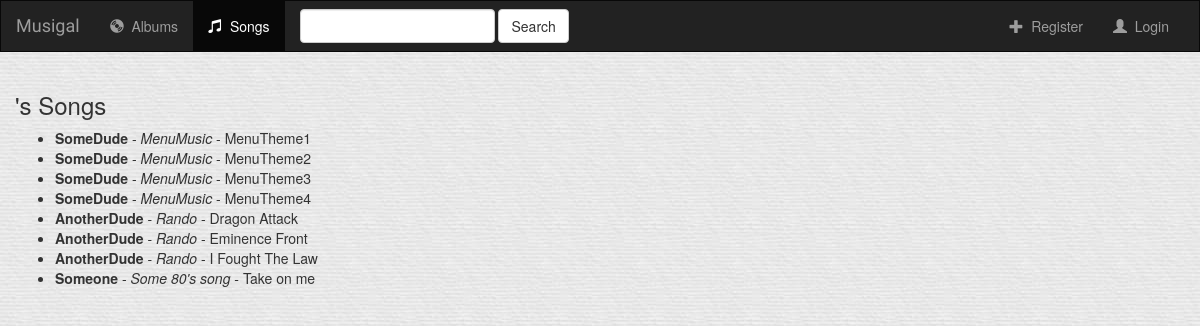
The app's page /music/songs/ with its own data.
### music/models.py (models this page shows, shortened)
class Song(models.Model):
	album = models.ForeignKey(Album, on_delete = models.CASCADE)
	title = models.CharField(max_length = 250)
	file = models.FileField(default = '')
	track_number = models.IntegerField(default = 1)
	is_favorite = models.BooleanField(default = False)

class Album(models.Model):
	artist = models.CharField(max_length = 250)
	title = models.CharField(max_length = 500)
	year = models.CharField(max_length = 4)
	logo = models.FileField()
	is_favorite = models.BooleanField(default = False)

### music/views.py (the view)
# urls.py: url(r'songs/$', views.SongListView.as_view(), name='songs'),
class SongListView(generic.ListView):
	template_name = 'music/songs.html'
	context_object_name = 'all_songs'
	def get_queryset(self):
		return Song.objects.all()

### music/templates/music/songs.html
{% extends 'music/base.html' %}
{% block songs_active %}active{% endblock %}
{% block body %}
<div class="albums-container container-fluid">
	<div class="row">
		<div class="col-sm-12">
			<h3>{{ user.username }}'s Songs</h3>
		</div>
		<div class="col-sm-8 col-md-9">
			{% if all_songs %}
			<ul>
				{% for song in all_songs %}
				<li><b>{{ song.album.artist }}</b> - <i>{{ song.album.title }}</i> - {{ song.title }}</li>
				{% endfor %}
			</ul>
			{% else %}
			<p>No songs have been added.</p>
			{% endif %}
		</div>
	</div>
</div>
{% endblock %}

### music/static/music/style.css (style rules this page uses)
body { background: white url('images/background.jpg'); }

### records on screen
Song: album.artist "SomeDude", album "MenuMusic", title "MenuTheme1"
Song: album.artist "SomeDude", album "MenuMusic", title "MenuTheme2"
Song: album.artist "SomeDude", album "MenuMusic", title "MenuTheme3"
Song: album.artist "SomeDude", album "MenuMusic", title "MenuTheme4"
Song: album.artist "AnotherDude", album "Rando", title "Dragon Attack"
Song: album.artist "AnotherDude", album "Rando", title "Eminence Front"
Song: album.artist "AnotherDude", album "Rando", title "I Fought The Law"
Song: album.artist "Someone", album "Some 80's song", title "Take on me"
